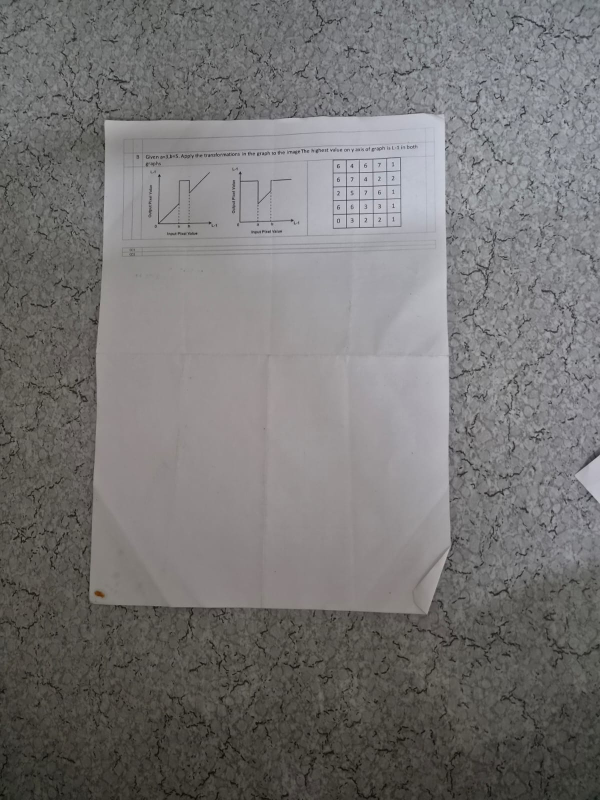
#> input picture dataset/raw/WhatsApp Image 2026-07-31 at 01.03.24 (1).jpeg, 1200 x 1600 px (shown at 1/2 size)
$ python -i ocr_eval.py   (imports and definitions only)
#> lines starting #> are read from the running program, lines starting #| are printed output that depends on the picture; after the words box and inside, x2 and y2 are one past the last pixel; in counts of white or black regions, pixels touching at a corner belong together
### src/enhancement/contrast.py
"""Brightness and contrast adjustment."""

import cv2
import numpy as np


def adjust_brightness_contrast(image: np.ndarray, brightness: float = 0.0, contrast: float = 1.0) -> np.ndarray:
    """Apply a linear brightness/contrast adjustment: output = image * contrast + brightness."""
#> called with brightness = 10, contrast = 1.15
    return cv2.convertScaleAbs(image, alpha=contrast, beta=brightness)

### src/enhancement/sharpen.py
"""Unsharp-mask sharpening."""

import cv2
import numpy as np


def sharpen(image: np.ndarray, amount: float = 0.6, blur_kernel: int = 5) -> np.ndarray:
    """Sharpen via unsharp masking: emphasize (original - blurred) detail.

    Blurring first isolates low-frequency content; subtracting it back out
    (weighted by `amount`) boosts edges without amplifying uniform areas.
    """
#> called with amount = 0.6, blur_kernel = 5
    blurred = cv2.GaussianBlur(image, (blur_kernel, blur_kernel), 0)
    return cv2.addWeighted(image, 1 + amount, blurred, -amount, 0)

### src/enhancement/basic.py
"""Basic image enhancement applied after perspective correction."""

import cv2
import numpy as np


def enhance_document(image: np.ndarray) -> np.ndarray:
    """Improve contrast on the flattened document using CLAHE on grayscale.

    Scanned photos often have uneven lighting across the page; CLAHE adapts
    contrast locally (per tile) instead of globally, which handles that
    better than plain histogram equalization.
    """
    gray = cv2.cvtColor(image, cv2.COLOR_BGR2GRAY) if image.ndim == 3 else image
    clahe = cv2.createCLAHE(clipLimit=2.0, tileGridSize=(8, 8))
    return clahe.apply(gray)

### src/segmentation/threshold.py
"""Thresholding techniques: paper-region segmentation and final-output binarization."""

import cv2
import numpy as np


# [16 lines left out: functions otsu_binarize, global_threshold, not called in this run]


def adaptive_threshold(gray: np.ndarray, block_size: int = 91, c: int = 15) -> np.ndarray:
    """Binarize using a locally-computed threshold per pixel neighborhood.

    A single global threshold (fixed or Otsu) breaks down when lighting
    varies across the page - part of the page ends up all-black or
    all-white. Adaptive thresholding computes each pixel's threshold from
    its own neighborhood, which handles shadows/uneven lighting far better
    and is what actually produces a clean "scanned B&W page" look.

    block_size=91 replaces an earlier default of 25, which was never
    validated against real full-resolution photos and fragmented ordinary
    handwriting into disconnected dashes - a small window sits close enough
    to a stroke's own edge that local contrast swings wildly pixel to pixel.
    A first attempt to fix this changed block_size AND c together and looked
    like a wash across a 41-photo batch (13 better/10 worse/18 tied); that
    conflated two variables. Isolating block_size alone, with c held at its
    original 15, gives 30 better/4 worse/7 tied on the same batch, and the
    losses are minor (verified visually, not just by the fragmentation
    metric a batch this size is scored with).
    """
#> called with block_size = 91, c = 15
    return cv2.adaptiveThreshold(
        gray, 255, cv2.ADAPTIVE_THRESH_GAUSSIAN_C, cv2.THRESH_BINARY, block_size, c
    )
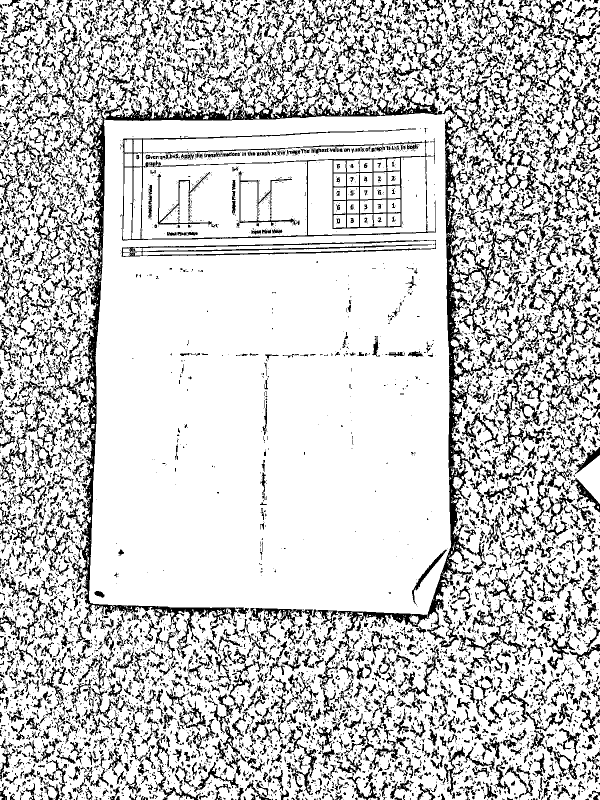
#> returned value: shape (1600, 1200) (shown at 1/2 size); 78.7% white; 9288 black regions (6673 under 20 px), largest, box (x1, y1, x2, y2) and area: (132, 172, 1004, 1296) 55550, (243, 257, 872, 482) 9536, (243, 480, 872, 514) 4696


# [66 lines left out: functions sauvola_threshold, segment_paper, clean_mask, not called in this run]

### src/morphology/operations.py
"""Basic morphological operations for cleaning binarized document output."""

import cv2
import numpy as np


def _kernel(size: int) -> np.ndarray:
    return np.ones((size, size), np.uint8)


def erode(image: np.ndarray, kernel_size: int = 3, iterations: int = 1) -> np.ndarray:
    """Shrink white regions - removes small white speckle noise."""
    return cv2.erode(image, _kernel(kernel_size), iterations=iterations)


def dilate(image: np.ndarray, kernel_size: int = 3, iterations: int = 1) -> np.ndarray:
    """Grow white regions - thickens thin strokes, fills small black gaps."""
    return cv2.dilate(image, _kernel(kernel_size), iterations=iterations)


def opening(image: np.ndarray, kernel_size: int = 3) -> np.ndarray:
    """Erode then dilate - removes small white speckle noise without shrinking real strokes."""
#> called with kernel_size = 3
    return cv2.morphologyEx(image, cv2.MORPH_OPEN, _kernel(kernel_size))
#> returned value: shape (1600, 1200); 74.7% white; 3127 black regions (2346 under 20 px), largest, box (x1, y1, x2, y2) and area: (0, 0, 1200, 1464) 235876, (240, 257, 872, 482) 14470, (1067, 144, 1200, 463) 10621


def closing(image: np.ndarray, kernel_size: int = 3) -> np.ndarray:
    """Dilate then erode - fills small black holes/gaps in strokes without growing them."""
#> called with kernel_size = 3
    return cv2.morphologyEx(image, cv2.MORPH_CLOSE, _kernel(kernel_size))
#> returned value: shape (1600, 1200); 78.8% white; 3367 black regions (1017 under 20 px), largest, box (x1, y1, x2, y2) and area: (129, 146, 760, 1266) 28868, (501, 292, 1069, 1295) 28854, (189, 1208, 497, 1289) 4872

### src/enhancement/illumination.py
"""Illumination flattening based on the illumination-reflectance model.

A photographed page is modelled as I = R * L: the observed image is the
reflectance R (the ink and paper - what we want) multiplied by an
illumination field L (lamp falloff, cast shadows, the darkening toward a
notebook's gutter). Recovering R = I / L removes the lighting while leaving
the content.

L is estimated with a grey-scale morphological *closing* rather than a blur.
Closing with a structuring element wider than any text stroke erases the dark
strokes and leaves the lit paper surface behind. Being non-linear, it holds a
hard shadow edge in place instead of smearing it across the boundary the way
a Gaussian would, so the shadow divides out cleanly rather than leaving a
halo.

Two measured properties worth knowing before changing anything here:

1. Denoising first is not optional. The division amplifies noise, which
   binarisation then removes together with the text. Without it, a noisy
   shadowed page got *worse* (CER 0.647 -> 0.812, characters read halved);
   with edge-preserving denoising it reaches 0.036.
2. Flattening is strongly *subtractive* at the binarisation stage - it removed
   60-75% of the ink pixels on a sample of the project's photos, and the
   survivors were an almost exact subset of the un-flattened output. Much of
   what goes is the notebook's pre-printed ruling (desirable), but faint
   pencil can go with it.

Because of (2), judge any change here with src/evaluation/ocr_accuracy.py
rather than by eye: a cleaner-looking page and a page with the faint writing
destroyed are visually similar and only ground-truth text separates them.
"""

import cv2
import numpy as np

DEFAULT_SE_FRACTION = 20
DEFAULT_MAX_GAIN = 4.0
DEFAULT_SMOOTHING = 31

BILATERAL_DIAMETER = 9
BILATERAL_SIGMA = 60


def estimate_illumination(
    gray: np.ndarray,
    se_fraction: int = DEFAULT_SE_FRACTION,
    smoothing: int = DEFAULT_SMOOTHING,
) -> np.ndarray:
    """Estimate the illumination field L of a grayscale page.

    The structuring element is sized relative to the image so it stays wider
    than the text regardless of resolution; anything narrower than it is
    treated as content and removed.
    """
#> called with se_fraction = 20, smoothing = 31
    if gray.ndim != 2:
        raise ValueError("estimate_illumination expects a single-channel image")

    size = max(15, (gray.shape[1] // se_fraction) | 1)
    element = cv2.getStructuringElement(cv2.MORPH_ELLIPSE, (size, size))
    closed = cv2.morphologyEx(gray, cv2.MORPH_CLOSE, element)
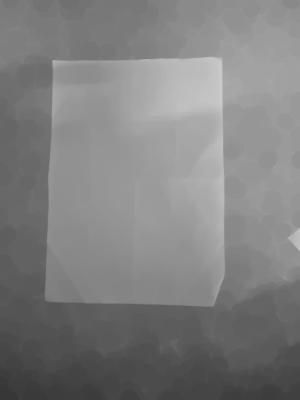
#> closed: shape (1600, 1200) (shown at 1/4 size); min 55, max 202, mean 127.2

    # A light blur removes blockiness left by the structuring element without
    # meaningfully softening the shadow edge the closing preserved.
    if smoothing > 1:
        closed = cv2.GaussianBlur(closed, (smoothing | 1, smoothing | 1), 0)
    return closed


def denoise_edge_preserving(gray: np.ndarray) -> np.ndarray:
    """Bilateral filter - smooths noise while keeping text edges sharp.

    This must run *before* the division, and the choice of filter is not
    incidental. The division amplifies whatever noise is present by up to
    `max_gain`, and binarisation then strips the amplified speckle along with
    the text. Measured on the synthetic benchmark, denoising first took a
    shadowed noisy page from CER 0.647 to 0.036, and a page with every
    degradation from 1.000 (nothing readable at all) to 0.045.

    Gaussian and median blurring were both measured as *worse* than no
    denoising on the clean-gradient case (0.121 and 0.089 against 0.049),
    because they soften the strokes the OCR depends on. Bilateral preserves
    edges while averaging within flat regions, which is the property needed.
    """
    return cv2.bilateralFilter(gray, BILATERAL_DIAMETER, BILATERAL_SIGMA, BILATERAL_SIGMA)


def flatten_illumination(
    gray: np.ndarray,
    max_gain: float = DEFAULT_MAX_GAIN,
    se_fraction: int = DEFAULT_SE_FRACTION,
    denoise: bool = True,
) -> np.ndarray:
    """Divide out the estimated illumination field, returning an evenly-lit page.

    `max_gain` caps the per-pixel amplification so that deep shadow, where the
    signal is weakest and the noise relatively strongest, is not blown up into
    speckle. `denoise` applies edge-preserving smoothing first; leaving it off
    is measurably harmful on noisy input (see denoise_edge_preserving).
    """
    source = denoise_edge_preserving(gray) if denoise else gray
    field = estimate_illumination(source, se_fraction).astype(np.float32) + 1.0
    gain = np.clip(255.0 / field, 0.0, max_gain)
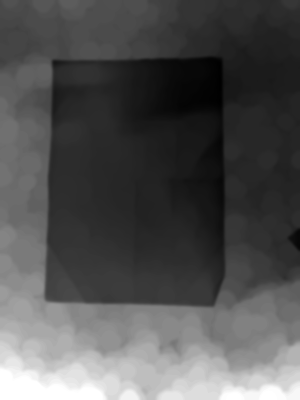
#> gain: shape (1600, 1200) float32 (shown at 1/4 size); min 1.27, max 4, mean 2.15; drawn with min black and max white
    return np.clip(source.astype(np.float32) * gain, 0, 255).astype(np.uint8)


# [14 lines left out: function illumination_unevenness, not called in this run]

### src/enhancement/homomorphic.py
"""Homomorphic filtering - illumination correction in the frequency domain.

An alternative to the morphological approach in illumination.py, kept
deliberately so the two can be compared rather than one asserted to be better.

Both start from the same model, I = R * L: the observed image is reflectance
(ink and paper) times illumination (lamp falloff, shadows). Taking logarithms
turns that product into a sum,

    log I = log R + log L

which matters because a Fourier transform is linear: once the two are added
rather than multiplied, they can be separated by frequency. Illumination
varies slowly across a page (low frequency); reflectance - the text - changes
abruptly at every stroke edge (high frequency). Attenuating the low
frequencies and boosting the high ones therefore suppresses the lighting while
keeping the content. Exponentiating returns to intensity.

The filter itself is a Butterworth high-pass shifted to sit between two gains:

    H(u,v) = (gamma_high - gamma_low) * [1 / (1 + (D0 / D(u,v))^(2n))] + gamma_low

so low frequencies are multiplied by roughly gamma_low (< 1, attenuating
illumination) and high frequencies by roughly gamma_high (> 1, boosting
detail), with a smooth transition of order n at cutoff D0. Butterworth rather
than an ideal cutoff because a sharp edge in the frequency domain produces
ringing in the spatial domain.

The known trade-off against morphological estimation is that this is a linear
low-pass model of the illumination, so a *hard* shadow edge - a step, not a
gradient - has high-frequency content that the filter cannot assign to
illumination, and it survives as a visible seam. Grey-scale closing, being
non-linear, holds that edge. The comparison arm in ocr_eval.py measures how
much that actually costs.
"""

import cv2
import numpy as np

DEFAULT_CUTOFF = 0.10   # as a fraction of the image diagonal
DEFAULT_ORDER = 2
DEFAULT_GAMMA_LOW = 0.4
DEFAULT_GAMMA_HIGH = 1.6


def butterworth_highpass(
    shape: tuple[int, int],
    cutoff: float = DEFAULT_CUTOFF,
    order: int = DEFAULT_ORDER,
    gamma_low: float = DEFAULT_GAMMA_LOW,
    gamma_high: float = DEFAULT_GAMMA_HIGH,
) -> np.ndarray:
    """Build the gain-shifted Butterworth high-pass filter, centred (DC in the middle)."""
    rows, cols = shape
    centre_row, centre_col = rows / 2.0, cols / 2.0

    row_distance = (np.arange(rows) - centre_row).reshape(-1, 1) ** 2
    col_distance = (np.arange(cols) - centre_col).reshape(1, -1) ** 2
    distance = np.sqrt(row_distance + col_distance)

    cutoff_px = max(cutoff * np.sqrt(rows**2 + cols**2), 1e-6)
    # +epsilon on distance keeps the DC term (distance 0) finite.
    response = 1.0 / (1.0 + (cutoff_px / (distance + 1e-6)) ** (2 * order))
    return (gamma_high - gamma_low) * response + gamma_low


def homomorphic_filter(
    gray: np.ndarray,
    cutoff: float = DEFAULT_CUTOFF,
    order: int = DEFAULT_ORDER,
    gamma_low: float = DEFAULT_GAMMA_LOW,
    gamma_high: float = DEFAULT_GAMMA_HIGH,
) -> np.ndarray:
    """Even out illumination via log -> FFT -> Butterworth high-pass -> inverse -> exp."""
#> called with cutoff = 0.1, order = 2, gamma_low = 0.4, gamma_high = 1.6
    if gray.ndim != 2:
        raise ValueError("homomorphic_filter expects a single-channel image")

    # +1 keeps log finite at true black.
    log_image = np.log1p(gray.astype(np.float32))
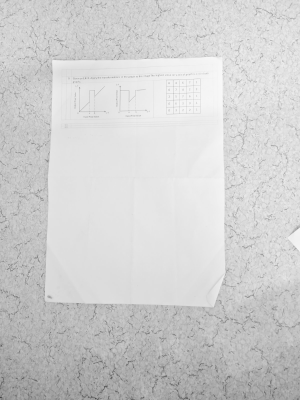
#> log_image: shape (1600, 1200) float32 (shown at 1/4 size); min 1.61, max 5.42, mean 4.72; drawn with min black and max white

    spectrum = np.fft.fftshift(np.fft.fft2(log_image))
    filtered = spectrum * butterworth_highpass(
        gray.shape, cutoff, order, gamma_low, gamma_high
    )
    spatial = np.real(np.fft.ifft2(np.fft.ifftshift(filtered)))
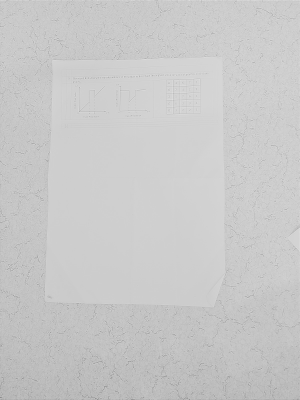
#> spatial: shape (1600, 1200) float64 (shown at 1/4 size); min -1.94, max 2.92, mean 1.89; drawn with min black and max white

    result = np.expm1(spatial)
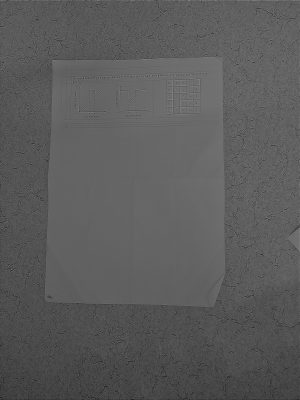
#> result: shape (1600, 1200) float64 (shown at 1/4 size); min -0.856, max 17.48, mean 5.7; drawn with min black and max white
    # The gains rescale the range arbitrarily, so normalise back to 8-bit.
    return cv2.normalize(result, None, 0, 255, cv2.NORM_MINMAX).astype(np.uint8)

### src/ocr/config.py
"""Locate the Tesseract binary.

Tesseract is a separate executable rather than a Python package, so pytesseract
has to be told where it lives when it isn't on PATH. This lived inside the PDF
module, which meant anything else needing OCR silently found no Tesseract at
all; it belongs somewhere both callers can share.
"""

import os
import shutil
import sys

import pytesseract

# Checked in order; the first that exists wins.
WINDOWS_CANDIDATES = (
    r"D:\Tesseract-OCR\tesseract.exe",
    r"C:\Program Files\Tesseract-OCR\tesseract.exe",
    r"C:\Program Files (x86)\Tesseract-OCR\tesseract.exe",
)


def configure_tesseract() -> str | None:
    """Point pytesseract at a Tesseract binary; returns the path, or None."""
    on_path = shutil.which("tesseract")
    if on_path:
        pytesseract.pytesseract.tesseract_cmd = on_path
        return on_path

    if sys.platform == "win32":
        for candidate in WINDOWS_CANDIDATES:
            if os.path.exists(candidate):
                pytesseract.pytesseract.tesseract_cmd = candidate
                return candidate
    return None


# [8 lines left out: function tesseract_available, not called in this run]


configure_tesseract()

### src/pipeline.py
"""Shared pipeline steps used by the CLI, the GUI, and the evaluator.

These were duplicated across main.py, app/main.py and the evaluation module,
which meant a tuning change in one place silently diverged from the others.
"""

import cv2
import numpy as np

from src.detection.contours import find_document_contour
from src.detection.edges import denoise, to_grayscale
from src.detection.refine import refine_quad
from src.enhancement.basic import enhance_document
from src.enhancement.contrast import adjust_brightness_contrast
from src.enhancement.illumination import flatten_illumination
from src.enhancement.sharpen import sharpen
from src.morphology.operations import closing, opening
from src.perspective.transform import four_point_transform
from src.segmentation.threshold import adaptive_threshold, clean_mask, segment_paper

BRIGHTNESS = 10
CONTRAST = 1.15
MORPH_KERNEL = 3

MODE_COLOR = "color"
MODE_GRAY = "gray"
MODE_BW = "bw"
OUTPUT_MODES = (MODE_COLOR, MODE_GRAY, MODE_BW)


# [9 lines left out: function detect_document, not called in this run]


def enhance(page: np.ndarray, illumination_normalized: bool = False) -> np.ndarray:
    """Brightness/contrast, sharpening, then CLAHE - the greyscale 'scanned' look.

    Set `illumination_normalized` when the page has already been through
    illumination flattening. That step leaves the paper at ~255, so applying
    the brightness/contrast lift on top saturates the page and crushes the
    ink-to-paper contrast the thresholding depends on: measured across six
    real photos, ink coverage in the final output collapsed from 10.4% to
    1.4%, erasing most of the handwriting. Skipping the lift restores it to
    10.6%. Sharpening and CLAHE remain safe and are still applied.
    """
    stage = page if illumination_normalized else adjust_brightness_contrast(page, BRIGHTNESS, CONTRAST)
    return enhance_document(sharpen(stage))


def binarize(enhanced: np.ndarray) -> np.ndarray:
    """Adaptive threshold plus morphological cleanup - the final black & white page."""
    return closing(opening(adaptive_threshold(enhanced), MORPH_KERNEL), MORPH_KERNEL)


# [69 lines left out: functions scan_page, _flatten_color, render_page, not called in this run]

### ocr_eval.py
"""Measure OCR accuracy with and without illumination flattening.

Two modes:

  Synthetic (default) - renders pages with known text and applies controlled
  degradations. Needs no capture session, and isolates one effect at a time.

      py -3.12 ocr_eval.py

  Real - scores photographs against ground-truth text. Point it at a folder
  holding `<name>.jpg` beside `<name>.gt.txt`:

      py -3.12 ocr_eval.py --real dataset/ocr_pairs
"""

import argparse
import glob
from pathlib import Path

import cv2

from src.enhancement.homomorphic import homomorphic_filter
from src.enhancement.illumination import flatten_illumination, illumination_unevenness
from src.evaluation.ocr_accuracy import (
    compare_variants,
    summarise_variants,
    tesseract_available,
)
from src.evaluation.synthetic import build_benchmark_page
from src.pipeline import binarize, enhance

REPORT_DIR = Path("outputs/evaluation")

# Each case isolates one degradation so an effect can be attributed, not guessed.
SYNTHETIC_CASES = {
    "clean": dict(ruled=False, gradient=False, shadow=False, noise=False),
    "ruled only": dict(ruled=True, gradient=False, shadow=False, noise=False),
    "gradient only": dict(ruled=False, gradient=True, shadow=False, noise=False),
    "shadow only": dict(ruled=False, gradient=False, shadow=True, noise=False),
    "shadow + noise": dict(ruled=False, gradient=False, shadow=True, noise=True),
    "everything": dict(ruled=True, gradient=True, shadow=True, noise=True),
}


def variants_for(gray):
    """The two pipelines under comparison, both taken through to final B&W.

    Three arms: the plain pipeline, morphological illumination flattening
    (what the pipeline actually uses), and homomorphic filtering as a
    frequency-domain alternative, kept so the two illumination-correction
    methods can be compared rather than one asserted to be better.

    Both corrected arms skip the brightness/contrast lift, which normalising
    the illumination has already made redundant - leaving it in saturates the
    page and erases faint ink (see src.pipeline.enhance).
    """
    return {
        "baseline": binarize(enhance(gray)),
        "flattened": binarize(
            enhance(flatten_illumination(gray), illumination_normalized=True)
        ),
        "homomorphic": binarize(
            enhance(homomorphic_filter(gray), illumination_normalized=True)
        ),
    }
#> call 3 of closing, with kernel_size = 3
#> in closing (call 3), `return cv2.morphologyEx(image, cv2.MORPH_CLOSE, _kernel(kernel_size))`:
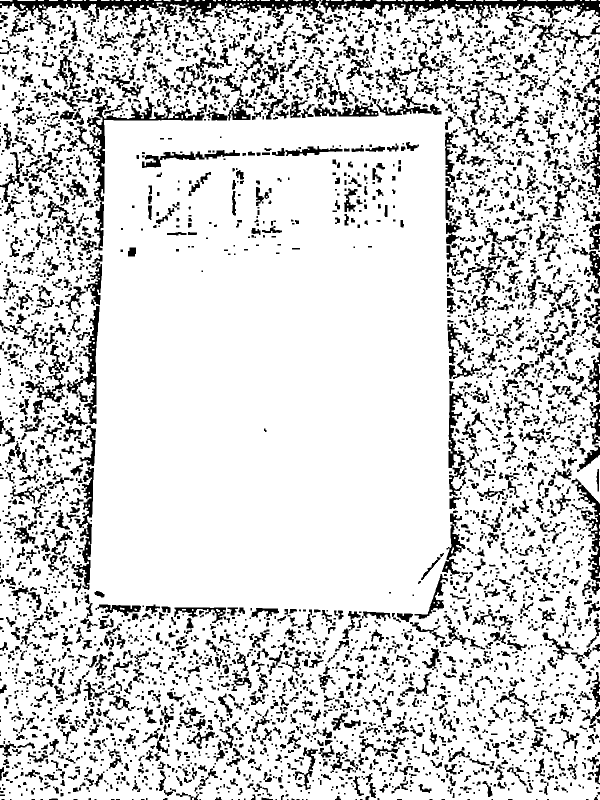
#> returned value: shape (1600, 1200) (shown at 1/2 size); 82.9% white; 5033 black regions (2147 under 20 px), largest, box (x1, y1, x2, y2) and area: (0, 0, 666, 70) 11090, (641, 0, 1200, 56) 9209, (166, 194, 409, 403) 5502


# [54 lines left out: functions run_synthetic, run_real, main, not called in this run]


# [2 lines not run here, left out]

>>> import cv2
>>> picture = cv2.imread('dataset/raw/WhatsApp Image 2026-07-31 at 01.03.24 (1).jpeg', cv2.IMREAD_GRAYSCALE)
>>> result = variants_for(picture)
#> result = 3 items
